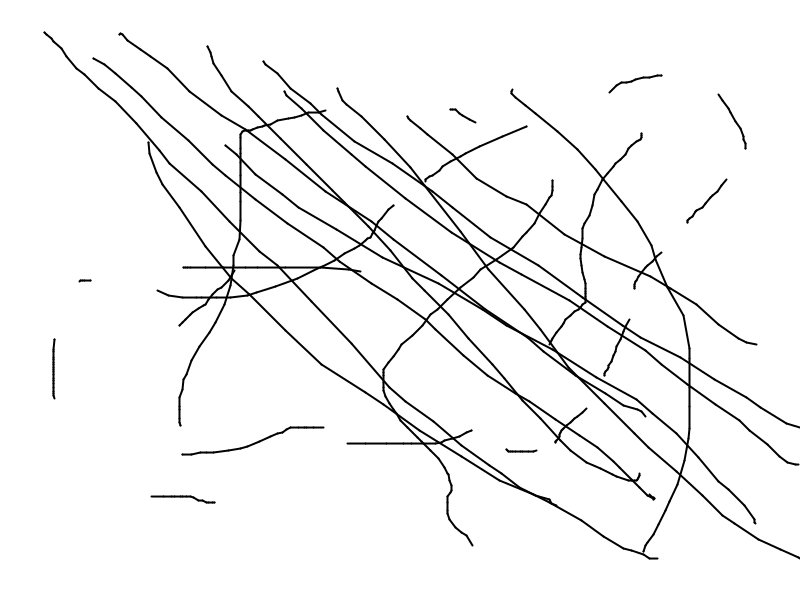
#> input picture fibre_orientation_examples/5.jpg, 800 x 600 px, found by its file name
$ python fibre_orientation2.py
#> lines starting #> are read from the running program, lines starting #| are printed output that depends on the picture
### fibre_orientation.py
import numpy as np
import matplotlib.pyplot as plt
from scipy import ndimage as ndi
import clickpoints
from skimage import feature
from PIL import Image
from scipy.ndimage.filters import uniform_filter, median_filter, gaussian_filter
from skimage.filters import threshold_otsu
from skimage.morphology import skeletonize,remove_small_objects
import cv2
from skimage.measure import regionprops
from matplotlib import patches


def normalizing(img,lq=0,uq=100):
    img = img - np.percentile(img, lq)  # 1 Percentile
    img = img / np.percentile(img,uq)  # norm to 99 Percentile
    img[img < 0] = 0.0
    img[img > 1] = 1.0
    return img


# coordinates
# [68 lines left out: functions cart2pol, pol2cart, polar_coordinate_transform, display_slices, not called in this run]


# [184 lines that do not run on import are left out]

### fibre_orientation2.py
import numpy as np
import matplotlib.pyplot as plt
import os
from fibre_orientation import normalizing
from itertools import product
from tqdm import tqdm
from pyTFM.plotting import show_quiver
## "second momemt tensor"
# following  https://www.ncbi.nlm.nih.gov/pmc/articles/PMC2691583/
#M=[sum((x-xmena)**2), sum((x-xmean)*(y-ymena))]
 #  [sum((x-xmean)*(y-ymena)), sum((y-ymena)**2)]


def sec_moment_tensor(arr):
    cent = np.array([arr.shape[1], arr.shape[0]]) / 2  # in x,y order
    y_pos, x_pos = np.meshgrid(np.arange(arr.shape[0]), np.arange(arr.shape[1]),indexing="ij")
    x_pos, y_pos = x_pos.astype(float), y_pos.astype(float)
    x_pos -= cent[0]
    y_pos -= cent[1]
    # m1 = arr*(x_pos**2)
    # m2 = arr*x_pos*y_pos
    # m3 = arr*(y_pos**2)
    M = np.array([[np.sum(arr * (x_pos ** 2)), np.sum(arr * x_pos * y_pos)],
                  [np.sum(arr * x_pos * y_pos), np.sum(arr * (y_pos ** 2))]])
    return M


def extract_orientation(moment_tensor):
    values, vectors = np.linalg.eig(moment_tensor)
    return values[0], values[1], vectors[:, 0], vectors[:, 1]


def plot_orientation(arr):
    M = sec_moment_tensor(arr)
    val1, val2, vec1, vec2 = extract_orientation(M)
    max_v = np.maximum(val1, val2)
    val1 = val1 / max_v
    val2 = val2 / max_v
    plt.figure()
    plt.imshow(arr)
    center = np.array([arr.shape[1], arr.shape[0]]) / 2
    lf = np.mean(arr.shape)*0.3
    w = np.mean(arr.shape)*0.01
    plt.arrow(center[1], center[0], vec1[0] * val1 * lf, vec1[1] * val1 * lf, width=w)  # first eigenvector
    plt.arrow(center[1], center[0], vec2[0] * val2 * lf, vec2[1] * val2 * lf, width=w)  # second eigenvector
    plt.text(0,0,"val1=%s,val2=%s"%(np.round(val1,2),np.round(val2,2)))
    plt.show()


def orientation_field(arr, ws, ss):
#> called with ws = 6, ss = 1
    xs = np.arange(arr.shape[1])[np.arange(arr.shape[1]) % ss == 0]
    ys = np.arange(arr.shape[0])[np.arange(arr.shape[0]) % ss == 0]
    pos_x_dict = {x:i for i,x in enumerate(xs)}
    pos_y_dict = {y: i for i, y in enumerate(ys)}
    c_pos = list(product(xs, ys))
    ws_range = np.arange(ws).astype(int)

    max_vec_x = np.zeros((ys.shape[0]+1, xs.shape[0]+1))
    max_vec_y = np.zeros((ys.shape[0]+1, xs.shape[0]+1))
    ratio = np.zeros((ys.shape[0]+1, xs.shape[0]+1))

    for xp, yp in tqdm(c_pos):
        coord_y, coord_x = np.meshgrid(ws_range + yp, ws_range + xp, indexing="ij")
        try:
            M = sec_moment_tensor(arr[coord_y, coord_x])
            val1, val2, vec1, vec2 = extract_orientation(M)
            max_v = np.maximum(val1, val2)
            min_v = np.minimum(val1, val2)
            vec_max = vec1 if val1 > val2 else vec2
            r = max_v / min_v
            r = 100 if r>100 else r # pretty slopy
            ratio[pos_y_dict[yp], pos_x_dict[xp]] = r
            max_vec_x[pos_y_dict[yp], pos_x_dict[xp]] = vec_max[0] * r
            max_vec_y[pos_y_dict[yp], pos_x_dict[xp]] = vec_max[1] * r
        except IndexError:
            pass

    return max_vec_x, max_vec_y, ratio


arr = np.zeros((100, 100))
arr[list(range(0,100)),list(range(0,100))] = 1

ws = 6
ss = 1

max_vec_x, max_vec_y, ratio = orientation_field(arr, ws, ss)
#f = np.logical_or(np.isnan(ratio), ratio < 2)
#max_vec_x[f] = np.nan
#max_vec_y[f] = np.nan
show_quiver(max_vec_x, max_vec_y)
#> (this line was passed over: pyTFM is not available in this run)
plt.figure()
plt.imshow(arr)


image = "/home/user/Desktop/biophysDS/dboehringer/Platte_3/Migration-and-fiberorientation/Evaluation-Andi-David/Fiber orientation/2 - polar trafo correlation/testing_orientation/Pos002_S001_t314_z6_ch00.tif"
image = "/home/user/Desktop/biophysDS/dboehringer/Platte_3/Migration-and-fiberorientation/Evaluation-Andi-David/Fiber orientation/2 - polar trafo correlation/testing_orientation/Series001_z000_ch00.tif"
image = "/home/user/Desktop/fibre_orientation_test/5.jpg"
im = plt.imread(image)
#> im is the input picture: shape (600, 800, 3); min 0, max 255, mean 244.6
arr = normalizing(np.mean(im,axis=2))

#### should work well as substitute for single fibre detection
##### but has some issue still--> maybe programming error
##### more like ely needs some factor/weighting to avoid window wererelevant pixels are at the edges
### -> e.g _weight ifactor A*np.sqrt(x,y)/np.sum(A)

ws = 10
ss = 3

max_vec_x, max_vec_y, ratio = orientation_field(arr, ws, ss)
#> call 2 of orientation_field, with ws = 10, ss = 3
#> after the loop in orientation_field (call 2), `for xp, yp in tqdm(c_pos):`:
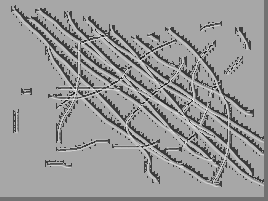
#> max_vec_x: shape (201, 268) float64; min -1.61, max 1.99, mean 0.563; drawn with min black and max white
#> after the loop in orientation_field (call 2), `for xp, yp in tqdm(c_pos):`:
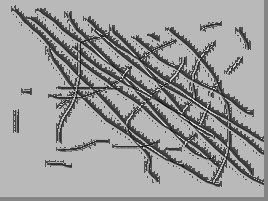
#> max_vec_y: shape (201, 268) float64; min -1.9, max 1.74, mean 0.352; drawn with min black and max white
#> after the loop in orientation_field (call 2), `for xp, yp in tqdm(c_pos):`:
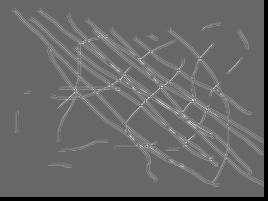
#> ratio: shape (201, 268) float64; min 0, max 2.6, mean 1.08; drawn with min black and max white
#f = np.logical_or(np.isnan(ratio), ratio < 1)
#max_vec_x[f] = np.nan
#max_vec_y[f] = np.nan
show_quiver(max_vec_x, max_vec_y,filter=[1.4,1])
#> (this line was passed over: pyTFM is not available in this run)
plt.figure()
plt.imshow(arr)


folder="/home/user/Desktop/fibre_orientation_test/"
#> (the run stopped early here; a loop or call above may not have finished)

$ run again, with evaluation_polar_coordinates/angle_dist_spheroid.png saved as fibre_orientation_examples/5.jpg
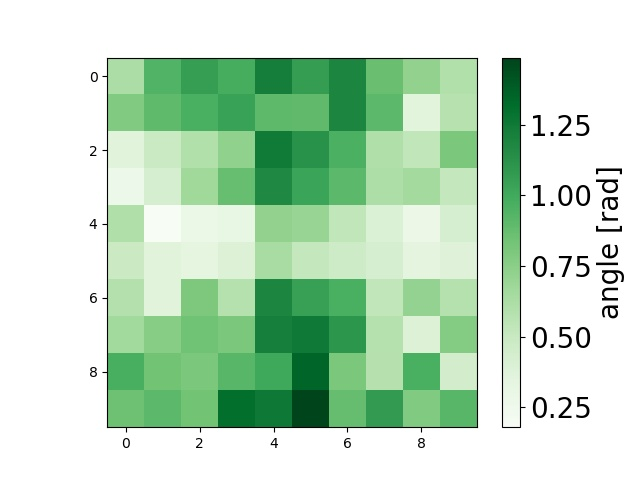
#> input picture evaluation_polar_coordinates/angle_dist_spheroid.png, 640 x 480 px, found by its file name
#> im is the input picture: shape (480, 640, 3); mean R, G, B 193.5, 223.8, 197.1
#> after the loop in orientation_field (call 2), `for xp, yp in tqdm(c_pos):`:
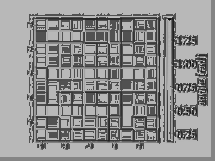
#> max_vec_y: shape (161, 215) float64; min -1.94, max 1.79, mean 0.192; drawn with min black and max white
#> after the loop in orientation_field (call 2), `for xp, yp in tqdm(c_pos):`:
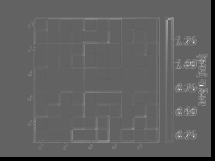
#> ratio: shape (161, 215) float64; min 0, max 2.74, mean 1.04; drawn with min black and max white
